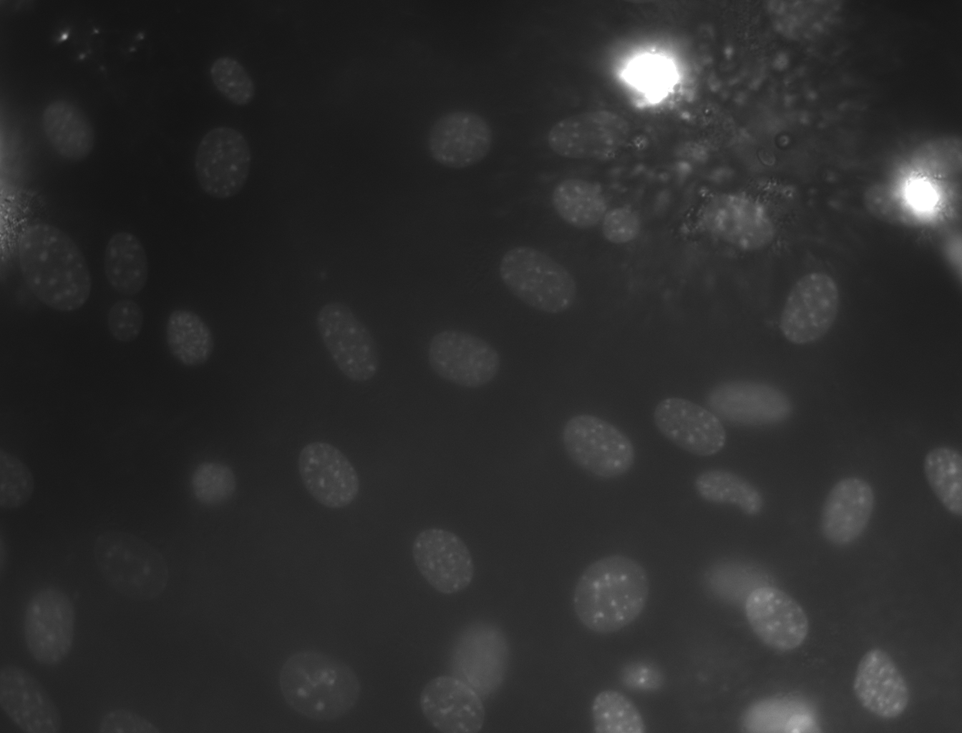
#> input picture data/NIH3T3/im/dna-33.png, 962 x 733 px, shrunk from 1344 x 1024 before the run
$ jupyter execute --allow-errors svm_segm.ipynb
#> lines starting #> are read from the running program, lines starting #| are printed output that depends on the picture
# [Bonus Tasks](svm_segm.ipynb)

[cell 1]
import numpy as np
import matplotlib.pyplot as plt

import scipy.ndimage as ndi
import skimage.morphology as morph
import skimage.util
from sklearn.pipeline import make_pipeline
from sklearn.preprocessing import StandardScaler
from sklearn.svm import SVC

[cell 2]
# [12 lines left out: function blend_result, not called in this run]

[cell 3]
patch_sizes = (32, 32)

---

**[Task 1.1.]()** Implement `create_data_matrix`:

[cell 4]
def create_data_matrix(img):
    patches = skimage.util.view_as_blocks(img, block_shape=patch_sizes)

    X = patches.reshape(-1, patch_sizes[0] * patch_sizes[1])

    return X

**[Task 1.2.]()** Implement `create_gt_labels_vector`:

[cell 5]
def create_gt_labels_vector(gt_img):
    patches = create_data_matrix(gt_img)

    foreground_fraction = np.mean(patches > 0, axis=1)

    y = np.where(foreground_fraction > 0.5, 1,
                 np.where(foreground_fraction == 0, -1, 0))

    return y

**[Task 1.3.]()** Create the SVM classifier:

[cell 6]
clf = make_pipeline(StandardScaler(), SVC(class_weight='balanced', gamma=0.1))

#this is the machine learning algorithm

**[Task 1.3 (a).]()** Create the data matrices for the images `dna-33` and `dna-44`:

[cell 7]
img1 = plt.imread('data/NIH3T3/im/dna-33.png')
#> img1 is the input picture: shape (733, 962) float32; min 0.0745, max 1, mean 0.177
img2 = plt.imread('data/NIH3T3/im/dna-44.png')
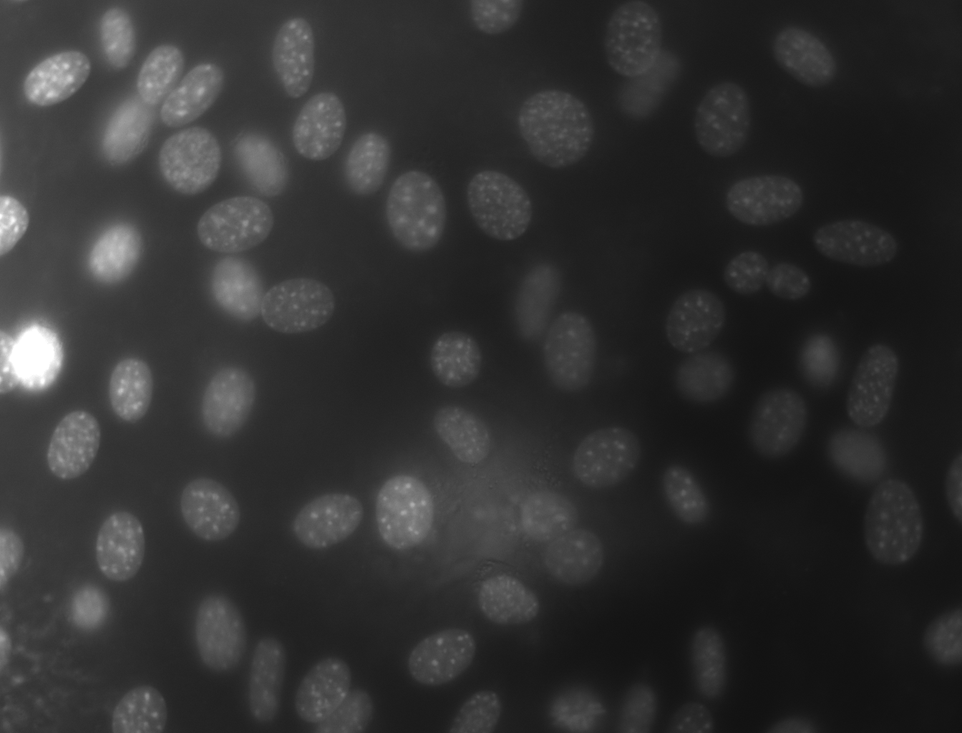
#> input picture data/NIH3T3/im/dna-44.png, 962 x 733 px, shrunk from 1344 x 1024 before the run
#> img2 is the input picture: shape (733, 962) float32; min 0.0667, max 1, mean 0.193

plt.figure()
plt.subplot(1,2,1)
plt.imshow(img1)
plt.subplot(1,2,2)
plt.imshow(img2)
plt.show()
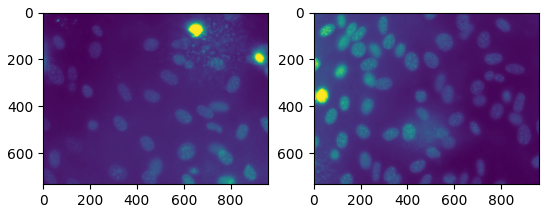
#> figure drawn by matplotlib, 2 panels

#> (a cell that did not finish here is left out)

**[Task 1.3 (b).]()** Create the corresponding ground truth label vectors:

[cell 9]
gt_1 = plt.imread('data/NIH3T3/gt/33.png')
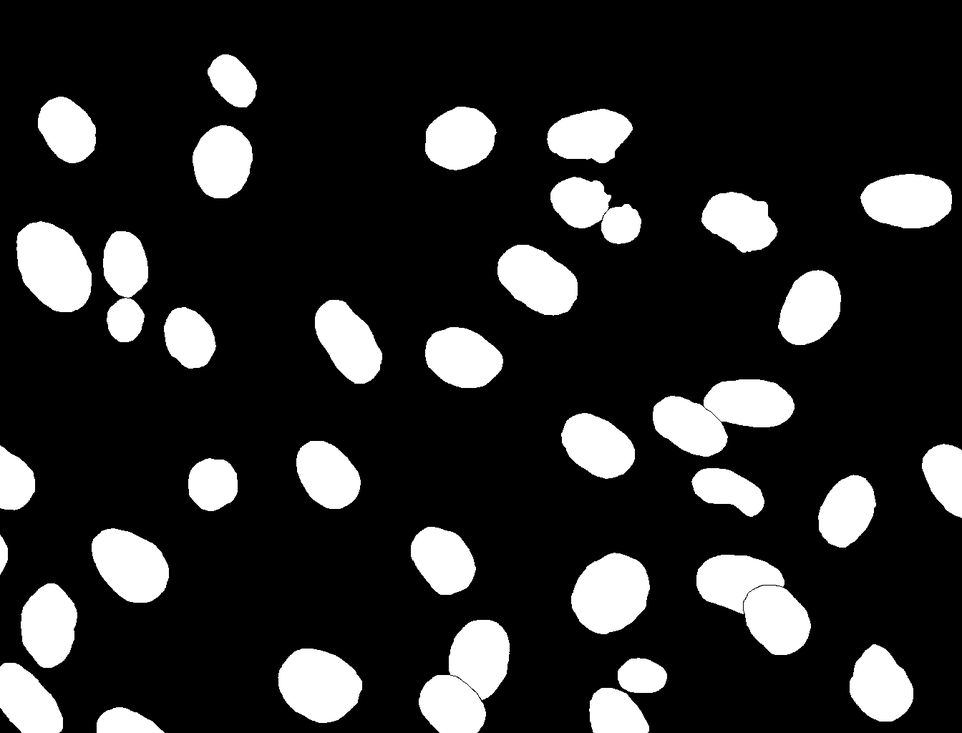
#> input picture data/NIH3T3/gt/33.png, 962 x 733 px, shrunk from 1344 x 1024 before the run
#> gt_1 is the input picture: shape (733, 962) float32; min 0, max 1, mean 0.17
gt_2 = plt.imread('data/NIH3T3/gt/44.png')
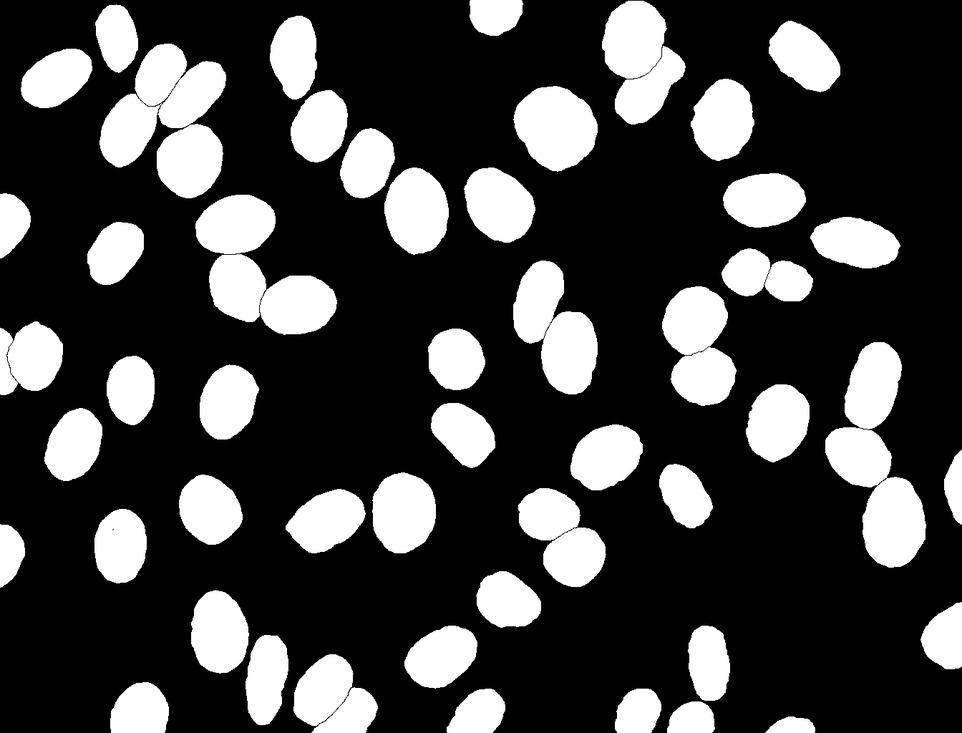
#> input picture data/NIH3T3/gt/44.png, 962 x 733 px, shrunk from 1344 x 1024 before the run
#> gt_2 is the input picture: shape (733, 962) float32; min 0, max 1, mean 0.257

plt.figure()
plt.subplot(1,2,1)
plt.imshow(gt_1)
plt.subplot(1,2,2)
plt.imshow(gt_2)
plt.show()

#> (a cell that did not finish here is left out)

**[Task 1.3 (c).]()** Create the *combined* data matrices and ground truth label vectors:

#> (a cell that did not finish here is left out)

**[Task 1.3 (d).]()** Train the classifier using the data matrix and label vectors from above:

#> (a cell that did not finish here is left out)

**[Task 1.4.]()** Implement the function `predict_image`:

[cell 13]
def predict_image (img):
    matrix = create_data_matrix(img) #creating matrix

    y_pred = clf.predict(matrix) #model generating prediction for y label

    patch_mask = (y_pred == 1) #creates boolean array where True when label = 1 and False otherwise

    patch_grid = patch_mask.reshape(
        img.shape[0] // patch_sizes[0],
        img.shape[1] // patch_sizes[1]
    )                                     #this restores the original image shape, but it's now 1/4 of what it was (each side half as long)

    result = np.repeat(patch_grid, patch_sizes[0], axis=0) #this brings the image back to og size by repeating the rows and cols
    result = np.repeat(result, patch_sizes[1], axis=1)

    return result

Test your implementation:

[cell 14]
test_img = plt.imread(f'data/NIH3T3/im/dna-0.png')
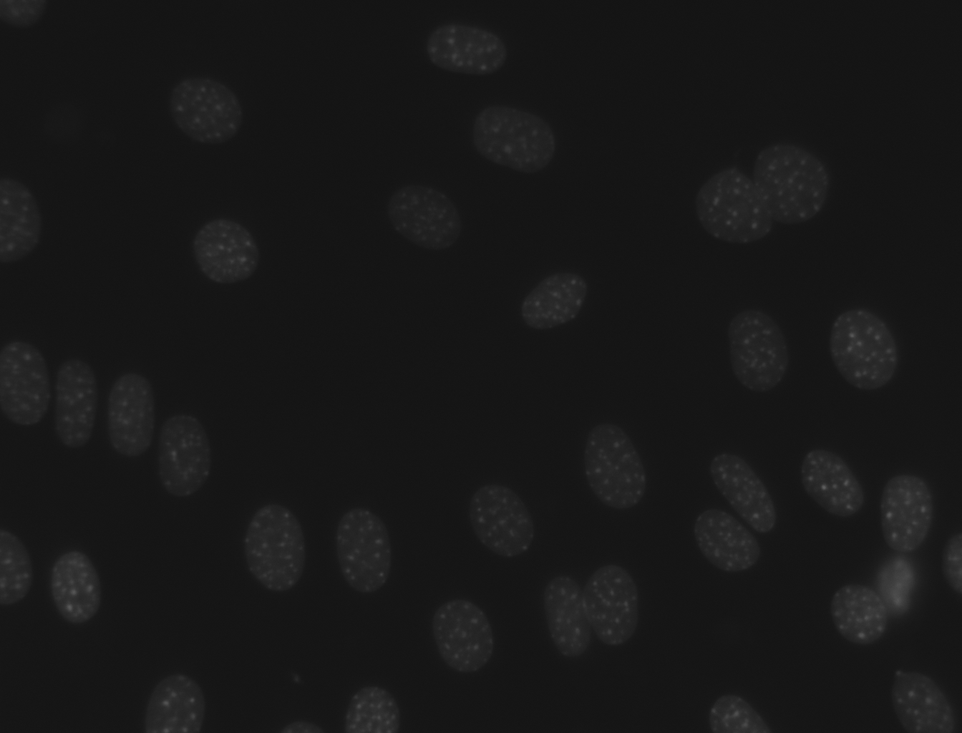
#> input picture data/NIH3T3/im/dna-0.png, 962 x 733 px, shrunk from 1344 x 1024 before the run
#> test_img is the input picture: shape (733, 962) float32; min 0.0745, max 0.365, mean 0.0948
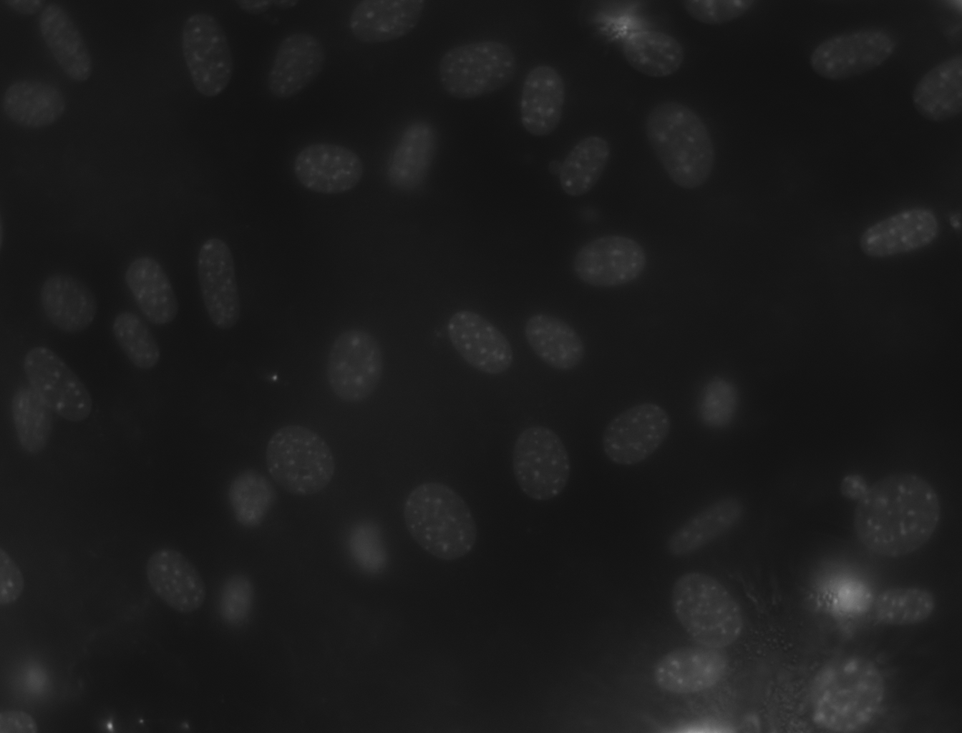
#> input picture data/NIH3T3/im/dna-28.png, 962 x 733 px, shrunk from 1344 x 1024 before the run
#> further down, img is the input picture: shape (733, 962) float32; min 0.0667, max 0.612, mean 0.108
#> (the rest of this cell did not finish here and is left out)

**[Task 1.5.]()** Perform batch processing:

[cell 15]
# [7 lines left out: function compute_dice, not called in this run]

[cell 16]
sequence = np.array([28, 29, 33, 44, 46, 49])

dice_i = []

#> (the rest of this cell did not finish here and is left out)
